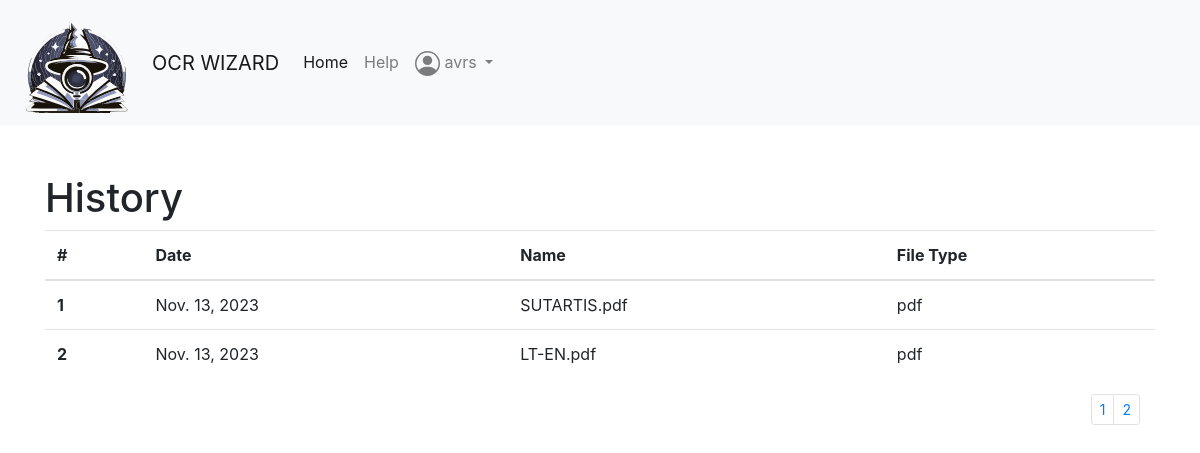
The app's page /home/account/?page=2 (signed in) with its own data.
### main/models.py (models this page shows, shortened)
class MetaData(models.Model):
    name = models.CharField(max_length=20, null=False)
    user = models.ForeignKey(User, on_delete=models.SET_NULL, null=True, blank=True)
    upload_at = models.DateField(null=True)
    file_type = models.CharField(max_length=6, null=True)

### main/views.py (the view)
# urls.py: path('account/', views.account_info, name='account_info'),
@login_required
def account_info(request):
    user_metadata = Paginator(MetaData.objects.filter(user=request.user).order_by('-upload_at'), 10)
    page_number = request.GET.get('page')
    paged_data = user_metadata.get_page(page_number)
    context = {'user_metadata': paged_data}
    return render(request, 'account_info.html', context)

### templates/account_info.html
{% extends "base.html" %}
{% block content %}
    <h1>History</h1>
    <table class="table">
      <thead>
        <tr>
          <th scope="col">#</th>
          <th scope="col">Date</th>
          <th scope="col">Name</th>
          <th scope="col">File Type</th>
        </tr>
      </thead>
      <tbody>
        {% for metadata in user_metadata %}
        <tr>
          <th scope="row">{{ forloop.counter }}</th>
          <td>{{ metadata.upload_at }}</td>
          <td>{{ metadata.name }}</td>
          <td>{{ metadata.file_type }}</td>
        </tr>
        {% empty %}
        <tr>
          <td colspan="5">No OCR works found.</td>
        </tr>
        {% endfor %}
      </tbody>
    </table>
    <div class="container pages">
    <nav aria-label="...">
        {% if user_metadata.has_other_pages %}
            <ul class="pagination pagination-sm justify-content-end">
                {% for i in user_metadata.paginator.page_range %}
                    {% if authors.number == i %}
                        <li class="page-item active">
                            <a class="page-link">{{ i }}</a>
                        </li>
                    {% else %}
                        <li class="page-item">
                            <a class="page-link" href="?page={{ i }}">{{ i }}</a>
                        </li>
                    {% endif %}
                {% endfor %}
            </ul>
        {% endif %}
    </nav>
</div>
{% endblock %}

### templates/base.html (shortened to what this page needs)
<!DOCTYPE html>
<html lang="en">
<head>
    <link href="https://maxcdn.bootstrapcdn.com/bootstrap/4.5.2/css/bootstrap.min.css" rel="stylesheet">
</head>
<body>
    {% load static %}
    <nav class="navbar navbar-expand-lg navbar-light bg-light">
        <a class="navbar-brand" href="#">
            <img src="{% static 'logo.svg' %}" alt="Logo" width="120" height="100" class="d-inline-block align-top">
        </a>
        <a class="navbar-brand" href="#">OCR WIZARD</a>
        <div class="collapse navbar-collapse" id="navbarNav">
            <ul class="navbar-nav">
                <li class="nav-item active">
                    <a class="nav-link" href="{% url 'index' %}">Home</a>
                </li>
                <li class="nav-item">
                        <a class="nav-link" href="{% url 'help_page' %}">Help</a>
                </li>
                {% if user.is_authenticated %}
                    <li class="nav-item dropdown">
                        <a class="nav-link dropdown-toggle" href="#" id="navbarDropdownMenuLink" role="button" data-toggle="dropdown" aria-haspopup="true" aria-expanded="false">
                            {{ user.get_username }}
                        </a>
                    </li>
                {% endif %}
            </ul>
        </div>
    </nav>
    <div class="container mt-5">
        {% block content %}{% endblock %}
    </div>
</body>
</html>

### records on screen
MetaData: upload_at "Nov. 13, 2023", name "SUTARTIS.pdf", file_type "pdf"
MetaData: upload_at "Nov. 13, 2023", name "LT-EN.pdf", file_type "pdf"

### other values on screen
{{ user.get_username }} "avrs"
{{ i }} "1" "2"
